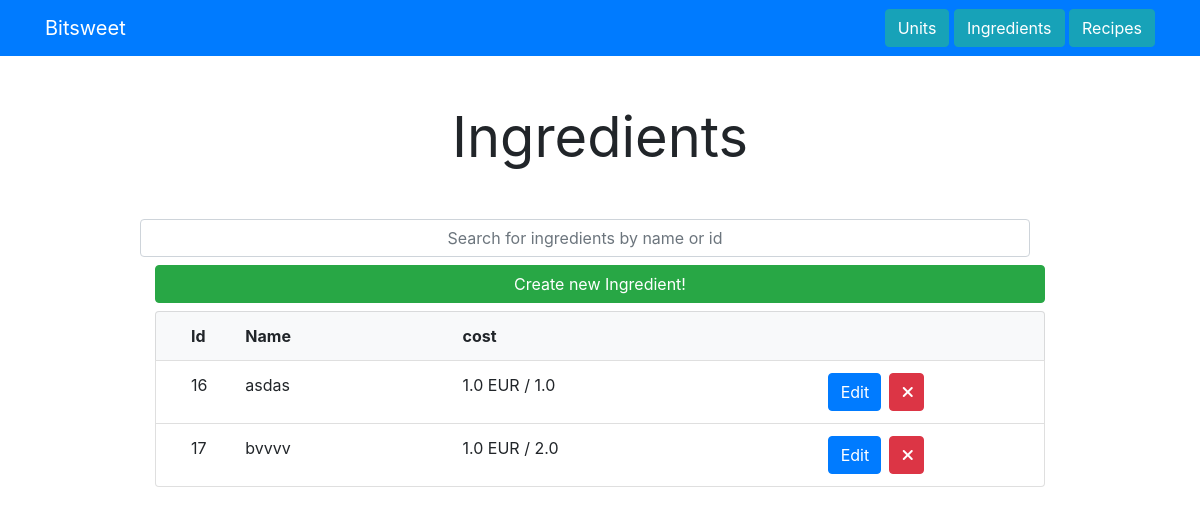
Page /ingredient/ on the earlier database version.
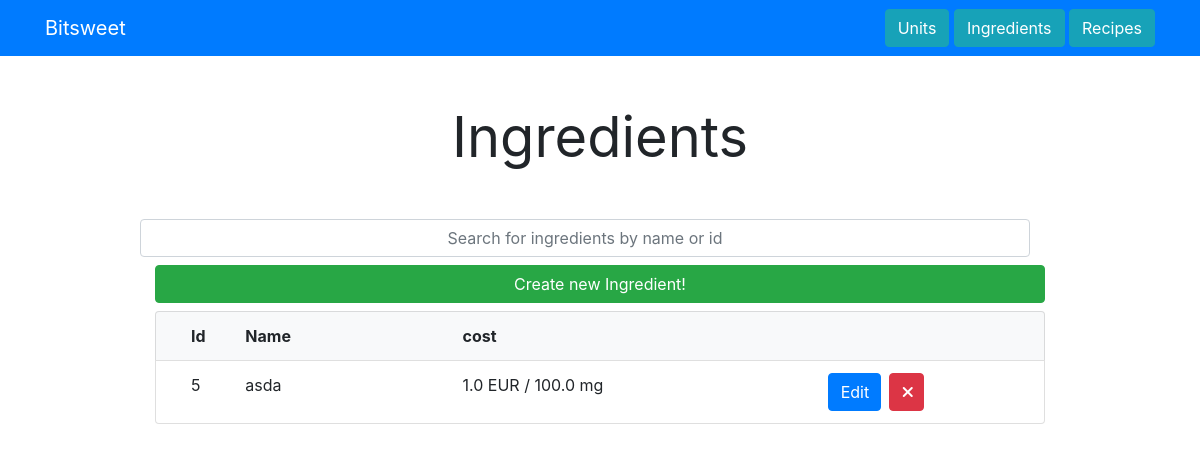
Same page on the later database version.
### ingredient/models.py (models this page shows, shortened)
class Ingredient(models.Model):
    article_number = models.AutoField(primary_key=True)
    ingredient_name = models.CharField(max_length=100, null=False)
    cost_amount = models.FloatField(validators=[MinValueValidator(0.1)])
    cost_per_unit = models.FloatField(validators=[MinValueValidator(0)])
    unit = models.ForeignKey(MeasurementUnit,on_delete=models.CASCADE)

### units/models.py (models this page shows, shortened)
class MeasurementUnit(models.Model):
    unit_id = models.AutoField(primary_key=True)
    unit_name = models.CharField(max_length=100, null=False)
    unit_abbreviation = models.CharField(max_length=10,null=True)

### ingredient/views.py (the view)
# urls.py: path('',views.index,name='index'),
def index(request):
    return render(request, 'ingredient/index.html', {'ingredient_list': Ingredient.objects.order_by('article_number')})

### templates/ingredient/index.html (shortened to what this page needs)
{% extends 'base.html' %}
{% block content %}
    {% if ingredient_list %}
        <div class="col-md-12 mb-5">
            <p class="display-4 text-center">
                <strong>Ingredients</strong>
        </div>
    {% endif %}
    <form class="col-md-12 row mb-2" action="{% url 'ingredient:filter'  %}" method="get">
        <input autofocus id="ingredient-filter"  name="ingredient-filter" placeholder="Search for ingredients by name or id" value="{{ ingredient_filter }}" type="text" class="form-control col-md-12 text-center"></input>
    </form>
    <div class="container">
        {% if ingredient_list %}
            <a class="col-md-12 btn btn-success btn-large mb-2" href="{% url 'ingredient:edit' '0' %}">Create new Ingredient!</a>
            <ul class="list-group">
                <li class="list-group-item bg-light">
                    <div class="col-md-12 row">
                        <div class="col-md-10 row">
                            <div class="col-md-1">
                                <strong>Id</strong>
                            </div>
                            <div class="col-md-4">
                                <strong>Name</strong>
                            </div>
                            <div class="col-md-4">
                                <strong>cost</strong>
                            </div>
                        </div>
                    </div>
                </li>
                {% for ingredient in ingredient_list%}
                    <li class="list-group-item">
                        <div class="col-md-12 row">
                            <div class="col-md-10 row">
                                <div class="col-md-1">
                                    {{ingredient.article_number}}
                                </div>
                                <div class="col-md-4">
                                    {{ingredient.ingredient_name}}
                                </div>
                                <div class="col-md-4">
                                    {{ingredient.cost_per_unit }} EUR / {{ingredient.cost_amount }} {{ingredient.unit.unit_abbreviation }}
                                </div>
                            </div>
                            <div class="col-md-2 text-right row">
                                <a href="{% url 'ingredient:edit' ingredient.article_number %}" class="btn btn-primary rounded pull-right col-md-6 mr-2">Edit</a>
                                <a href="{% url 'ingredient:delete' ingredient.article_number %}" class="btn btn-danger rounded pull-right col-md-4">
                                    <i class="fas fa-times"></i>
                                </a>
                            </div>
                        </div>
                    </li>
                {% endfor %}
            </ul>
        {% endif%}
    </div>
{% endblock %}

Differences in the rows shown:
removed Ingredient: article_number "16", ingredient_name "asdas", cost_per_unit "1.0", cost_amount "1.0"
removed Ingredient: article_number "17", ingredient_name "bvvvv", cost_per_unit "1.0", cost_amount "2.0"
added Ingredient: article_number "5", ingredient_name "asda", cost_per_unit "1.0", cost_amount "100.0", unit.unit_abbreviation "mg"
